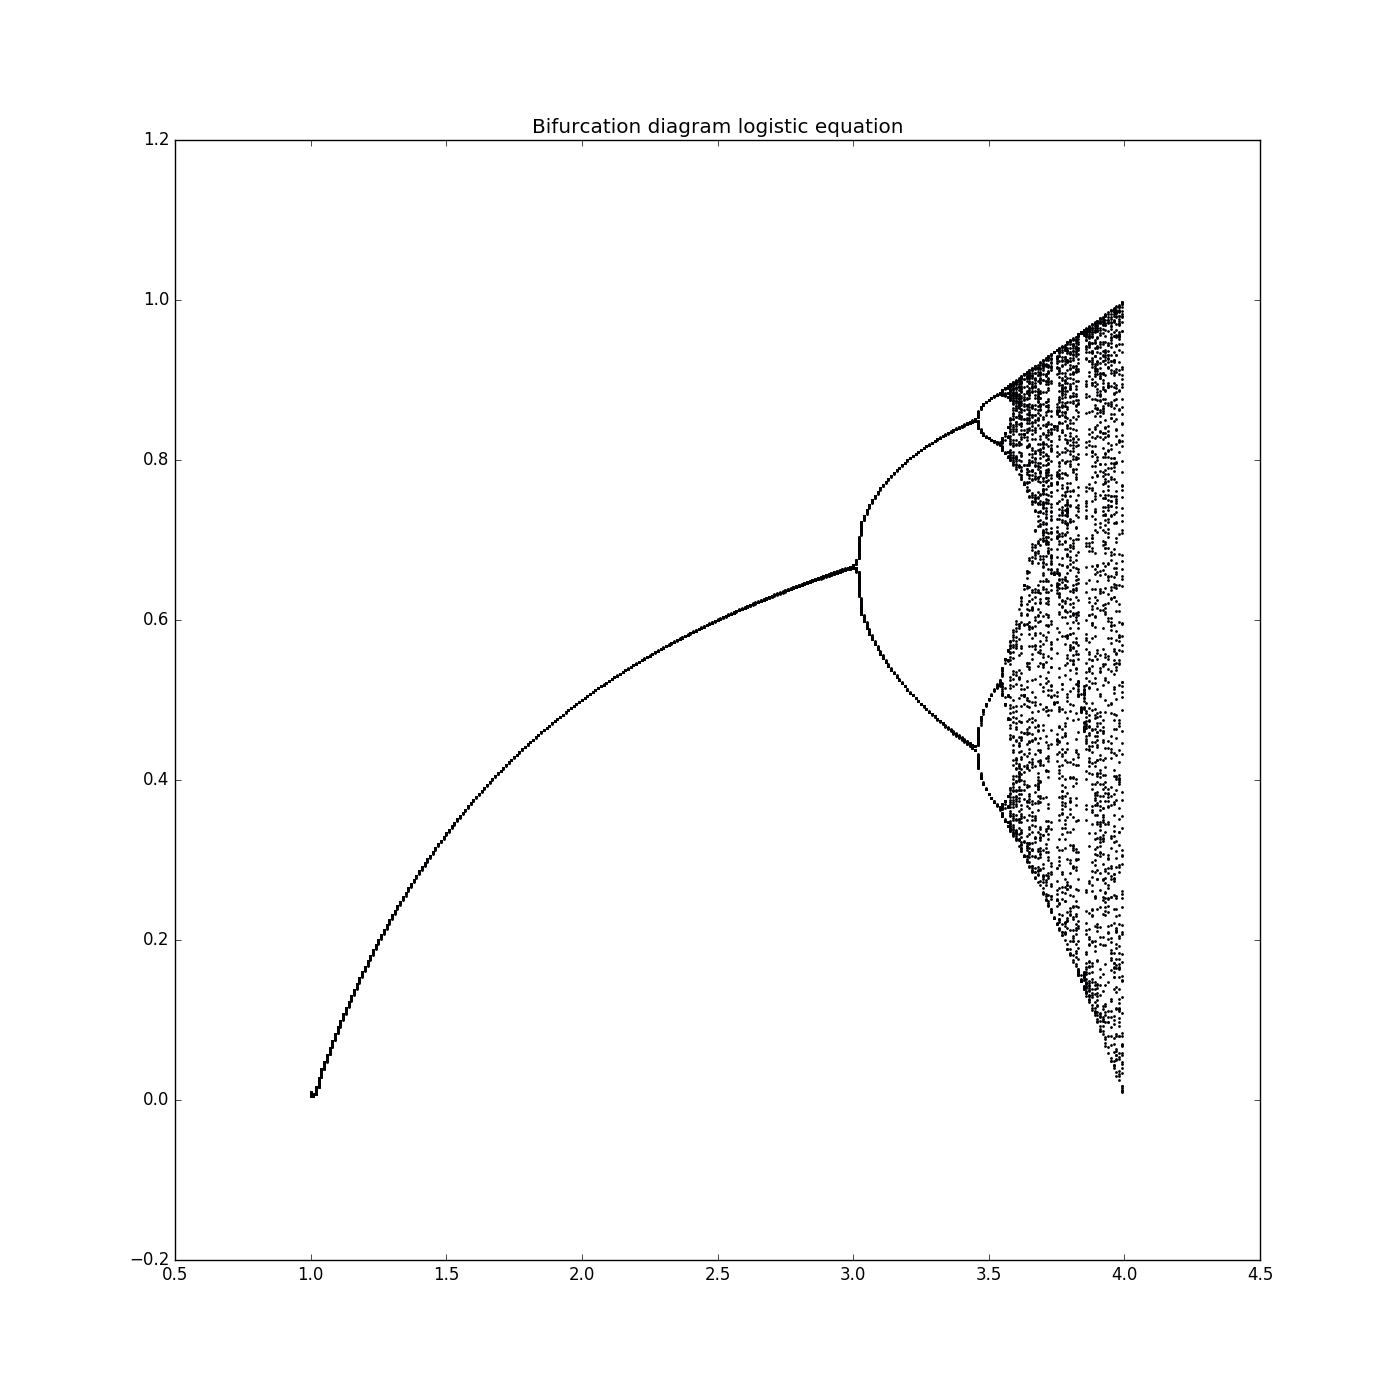

Here is the Python script that generated this plot:

# https://github.com/timestocome

# bifurcation diagram - logistic equation


import numpy as np 
import matplotlib.pyplot as plt

x_new = 0.01
x_old = 0.01



plt.figure(figsize=(14,14))
plt.title('Bifurcation diagram logistic equation')

for r in range(300):
    for x in range(100):

        A = r/100. + 1.0
        x_new = A * x_old * (1. - x_old)        
        plt.scatter(A, x_new, s=1.0)
        x_old = x_new





plt.ylabel='X'
plt.xlabel='R'
plt.savefig('LogisticMap.png')
plt.show()